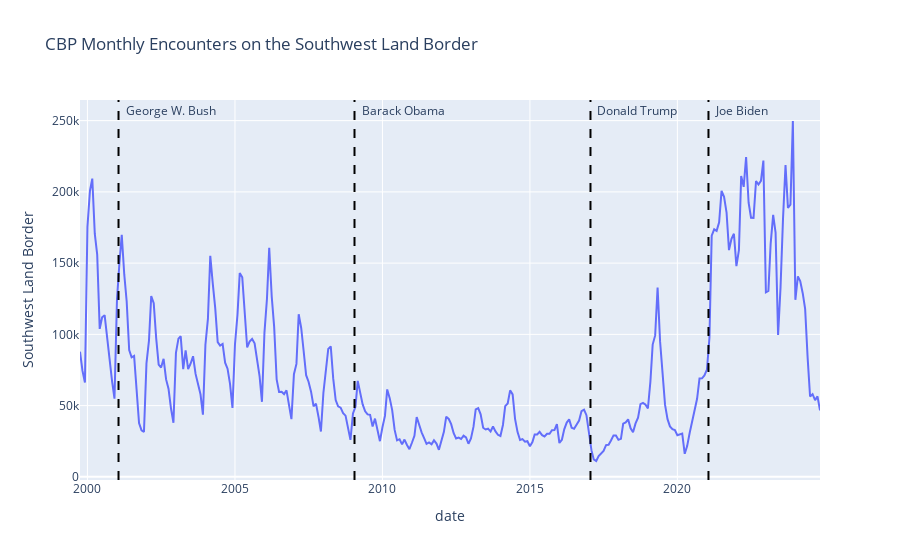

Notebook code for this chart:
### Markdown cell above
## Method 1: Vertical Lines

### Code cell
fig = px.line(
    df,
    x="date",
    y="Southwest Land Border",
    title="CBP Monthly Encounters on the Southwest Land Border",
)
max_y = df["Southwest Land Border"].max()

for i in range(len(df_administrations.index)):
    if i == 0:
        continue
    date = df_administrations.loc[i, "Start"]
    name = df_administrations.loc[i, "President"]
    fig.add_vline(x=date, line_color="black", line_dash="dash")
    fig.add_annotation(
        x=date,
        y=max_y,
        text=name,
        xanchor="left",
        xshift=5,
        showarrow=False,
        yanchor="bottom",
    )

fig.show()

### Figure 1 — Plotly figure (JSON) as saved in the notebook; plotly's stock layout.template omitted (floating-point values rounded to 4 significant figures; data arrays with more than 128 entries replaced by an {"elided": "..."} marker saying what was removed)
{"data": [{"hovertemplate": "date=%{x}<br>Southwest Land Border=%{y}<extra></extra>", "legendgroup": "", "line": {"color": "#636efa", "dash": "solid"}, "marker": {"symbol": "circle"}, "mode": "lines", "name": "", "orientation": "v", "showlegend": false, "type": "scatter", "x": {"elided": "302 str values"}, "xaxis": "x", "y": {"elided": "302 int values"}, "yaxis": "y"}], "layout": {"annotations": [{"showarrow": false, "text": "George W. Bush", "x": "2001-01-20T00:00:00", "xanchor": "left", "xshift": 5, "y": 249740, "yanchor": "bottom"}, {"showarrow": false, "text": "Barack Obama", "x": "2009-01-20T00:00:00", "xanchor": "left", "xshift": 5, "y": 249740, "yanchor": "bottom"}, {"showarrow": false, "text": "Donald Trump", "x": "2017-01-20T00:00:00", "xanchor": "left", "xshift": 5, "y": 249740, "yanchor": "bottom"}, {"showarrow": false, "text": "Joe Biden", "x": "2021-01-20T00:00:00", "xanchor": "left", "xshift": 5, "y": 249740, "yanchor": "bottom"}], "legend": {"tracegroupgap": 0}, "shapes": [{"line": {"color": "black", "dash": "dash"}, "type": "line", "x0": "2001-01-20T00:00:00", "x1": "2001-01-20T00:00:00", "xref": "x", "y0": 0, "y1": 1, "yref": "y domain"}, {"line": {"color": "black", "dash": "dash"}, "type": "line", "x0": "2009-01-20T00:00:00", "x1": "2009-01-20T00:00:00", "xref": "x", "y0": 0, "y1": 1, "yref": "y domain"}, {"line": {"color": "black", "dash": "dash"}, "type": "line", "x0": "2017-01-20T00:00:00", "x1": "2017-01-20T00:00:00", "xref": "x", "y0": 0, "y1": 1, "yref": "y domain"}, {"line": {"color": "black", "dash": "dash"}, "type": "line", "x0": "2021-01-20T00:00:00", "x1": "2021-01-20T00:00:00", "xref": "x", "y0": 0, "y1": 1, "yref": "y domain"}], "title": {"text": "CBP Monthly Encounters on the Southwest Land Border"}, "xaxis": {"anchor": "y", "domain": [0, 1], "title": {"text": "date"}}, "yaxis": {"anchor": "x", "domain": [0, 1], "title": {"text": "Southwest Land Border"}}}}
